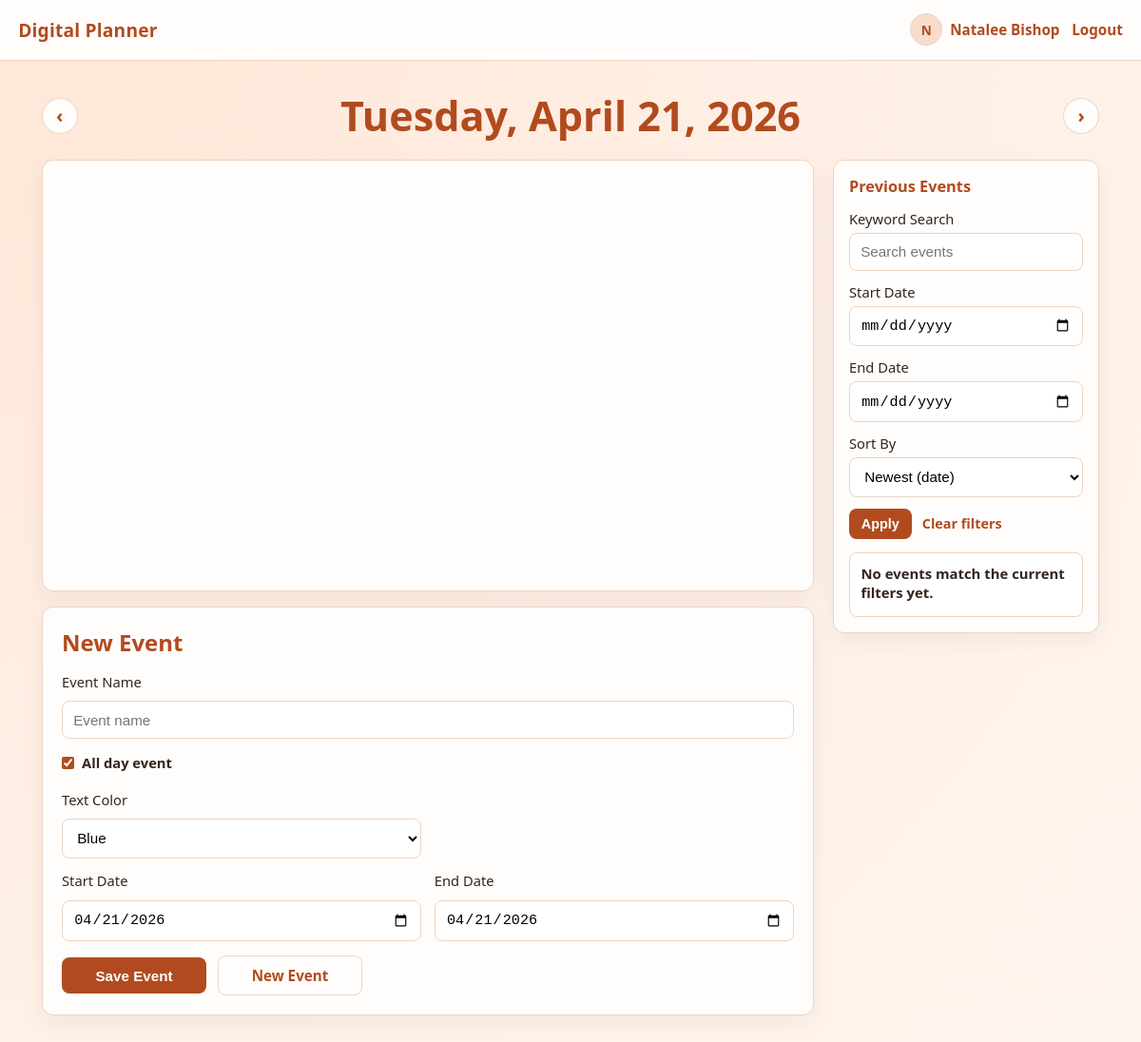
Page /events/new/ (signed in) on the earlier database version.
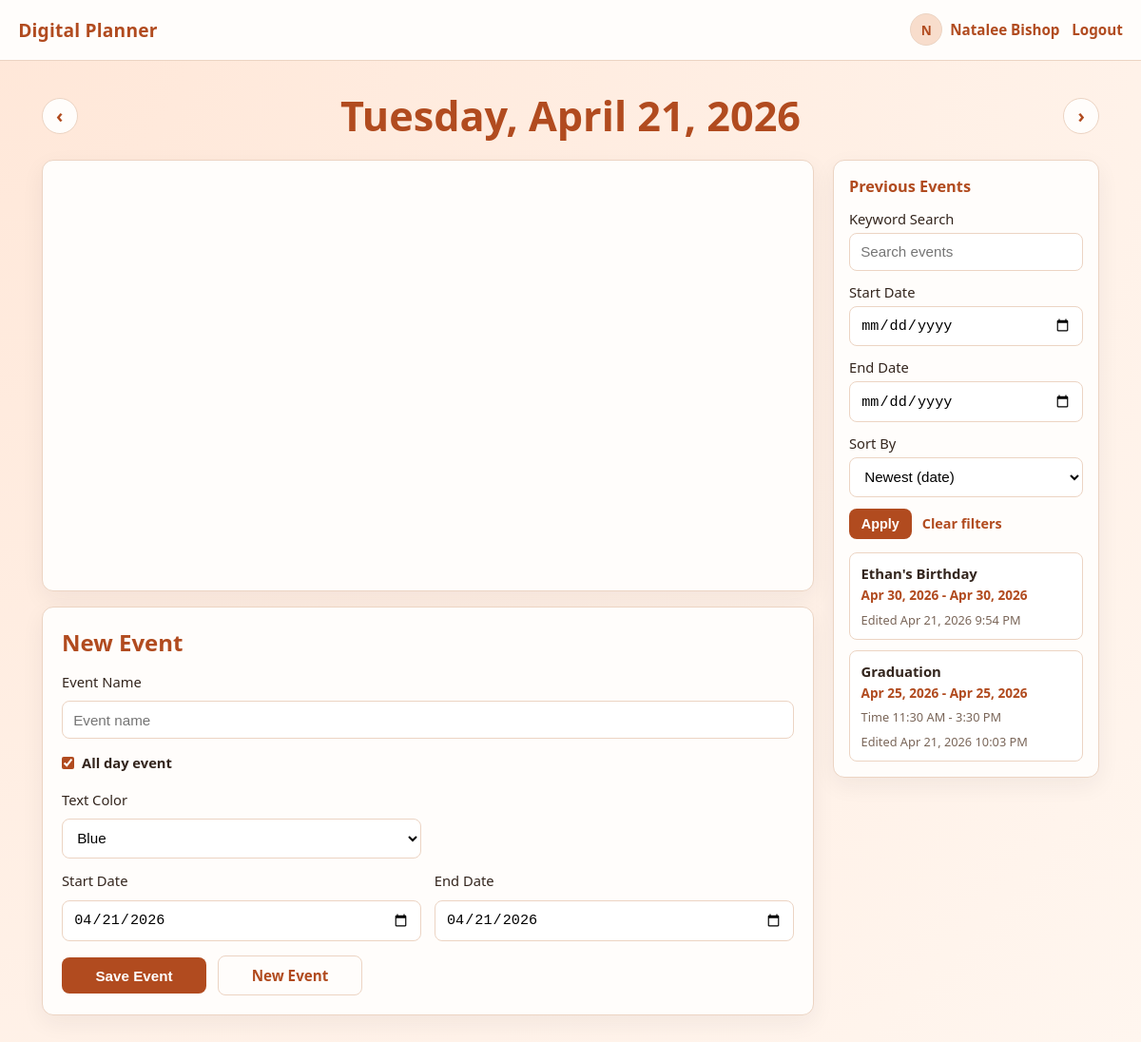
Same page on the later database version.
### planner/models.py (models this page shows, shortened)
class Event(models.Model):
	COLOR_RED = 'red'
	COLOR_BLUE = 'blue'
	COLOR_GREEN = 'green'
	COLOR_BLACK = 'black'
	COLOR_CHOICES = [
		(COLOR_RED, 'Red'),
		(COLOR_BLUE, 'Blue'),
		(COLOR_GREEN, 'Green'),
		(COLOR_BLACK, 'Black'),
	]
	user = models.ForeignKey(User, on_delete=models.CASCADE, related_name='events')
	name = models.CharField(max_length=120)
	color = models.CharField(max_length=10, choices=COLOR_CHOICES, default=COLOR_BLUE)
	is_all_day = models.BooleanField(default=True)
	start_date = models.DateField()
	end_date = models.DateField()
	start_time = models.TimeField(blank=True, null=True)
	end_time = models.TimeField(blank=True, null=True)
	created_at = models.DateTimeField(auto_now_add=True)
	updated_at = models.DateTimeField(auto_now=True)
	class Meta:
		ordering = ['-start_date', '-updated_at', '-created_at']

### planner/views.py (the view)
# urls.py: path('events/new/', views.event_create_view, name='event-create'),
@login_required
def event_create_view(request):
	context = _build_authenticated_context(request.user, 'Add Event')
	_apply_selected_date_context(context, request)
	_apply_sort_filter_context(context, request)
	event_filter_query = _build_event_filter_query(request)
	selected_event = None
	selected_event_id = request.GET.get('event', '').strip()
	if selected_event_id:
		try:
			selected_event = Event.objects.get(pk=selected_event_id, user=request.user)
		except (Event.DoesNotExist, ValueError):
			raise Http404('Event not found.')
	if request.method == 'POST':
		posted_event_id = request.POST.get('event_id', '').strip()
		if posted_event_id:
			try:
				selected_event = Event.objects.get(pk=posted_event_id, user=request.user)
			except (Event.DoesNotExist, ValueError):
				raise Http404('Event not found.')
		selected_date_value = _parse_optional_date(request.POST.get('selected_date', '')) or date.today()
		if request.POST.get('action') == 'delete':
			if selected_event:
				selected_event.delete()
			redirect_query = {'date': selected_date_value.isoformat()}
			if event_filter_query:
				return redirect(f"{request.path}?{urlencode(redirect_query)}&{event_filter_query}")
			return redirect(f"{request.path}?{urlencode(redirect_query)}")
		event_form = EventForm(request.POST, instance=selected_event)
		if event_form.is_valid():
			event = event_form.save(commit=False)
			event.user = request.user
			event.save()
			redirect_query = {'date': event.start_date.isoformat(), 'event': str(event.pk)}
			if event_filter_query:
				return redirect(f"{request.path}?{urlencode(redirect_query)}&{event_filter_query}")
			return redirect(f"{request.path}?{urlencode(redirect_query)}")
	else:
		selected_date_value = _parse_optional_date(context['selected_date']) or date.today()
		if selected_event:
			event_form = EventForm(instance=selected_event)
		else:
			event_form = EventForm(
				initial={
					'is_all_day': True,
					'start_date': selected_date_value,
					'end_date': selected_date_value,
				}
			)
	context['event_form'] = event_form
	context['events'] = _build_event_list_query(request.user, request)
	context['selected_event'] = selected_event
	context['selected_event_id'] = str(selected_event.pk) if selected_event else ''
	context['event_filter_query'] = event_filter_query
	context['event_calendar_events'] = [
		_serialize_event_for_calendar(
			event,
			f"{request.path}?date={event.start_date.isoformat()}&event={event.pk}{'&' + event_filter_query if event_filter_query else ''}",
		)
		for event in Event.objects.filter(user=request.user)
	]
	return render(request, 'planner/event_create.html', context)

### planner/forms.py (shortened to what this page needs)
class EventForm(forms.ModelForm):
    class Meta:
        model = Event
        fields = ['name', 'color', 'is_all_day', 'start_date', 'end_date', 'start_time', 'end_time']
        widgets = {
            'name': forms.TextInput(attrs={'placeholder': 'Event name'}),
            'is_all_day': forms.CheckboxInput(),
            'start_date': forms.DateInput(attrs={'type': 'date'}),
            'end_date': forms.DateInput(attrs={'type': 'date'}),
            'start_time': forms.TimeInput(attrs={'type': 'time'}),
            'end_time': forms.TimeInput(attrs={'type': 'time'}),
        }

### planner/views.py (called while the page is built)
def _get_or_create_profile(user):
	profile, _ = UserProfile.objects.get_or_create(user=user)
	return profile

def _get_user_display_name(user):
	full_name = user.get_full_name().strip()
	if full_name:
		return full_name
	if user.first_name:
		return user.first_name
	return user.email

def _get_user_avatar_initial(user):
	display_name = _get_user_display_name(user)
	return display_name[:1].upper() if display_name else ''

def _parse_optional_date(value):
	if not value:
		return None
	try:
		return datetime.strptime(value, '%Y-%m-%d').date()
	except ValueError:
		return None

### planner/templates/planner/event_create.html (shortened to what the changed rows need)
{% extends 'planner/base.html' %}
{% block content %}
<link href="https://cdn.jsdelivr.net/npm/fullcalendar@6.1.15/index.global.min.css" rel="stylesheet">
<div class="content-shell">
    <div class="object-page-date-nav" aria-label="Date navigation">
        <h2 class="object-page-date">{{ selected_date_display }}</h2>
    </div>
    <div class="object-page-layout">
        <section class="event-main" aria-label="Event calendar and editor">
            <div class="card event-editor-card">
                <form method="post" class="event-form">
                    <div class="event-header">
                        <h2>
                            {% if selected_event %}
                            Edit Event
                            {% else %}
                            New Event
                            {% endif %}
                        </h2>
                    </div>
                </form>
            </div>
        </section>
        <aside class="object-sidebar" aria-label="Previous events and filters">
            <div class="card">
                <ul class="history-list" aria-label="Filtered event list">
                    {% for event in events %}
                    <li
                        class="history-item{% if selected_event and selected_event.pk == event.pk %} is-selected{% endif %}">
                        <a class="history-link"
                            href="{% url 'event-create' %}?date={{ event.start_date|date:'Y-m-d' }}&event={{ event.pk }}{% if event_filter_query %}&{{ event_filter_query }}{% endif %}">
                            <p class="history-item-name">{{ event.name }}</p>
                            <p class="history-item-date">{{ event.start_date|date:"M j, Y" }} -
                                {{ event.end_date|date:"M j, Y" }}</p>
                            {% if not event.is_all_day and event.start_time and event.end_time %}
                            <p class="history-item-meta">Time {{ event.start_time|time:"g:i A" }} -
                                {{ event.end_time|time:"g:i A" }}</p>
                            {% endif %}
                            <p class="history-item-meta">Edited {{ event.updated_at|date:"M j, Y g:i A" }}</p>
                        </a>
                    </li>
                    {% empty %}
                    <li class="history-item">
                        <div class="history-link">
                            <p class="history-item-name">No events match the current filters yet.</p>
                        </div>
                    </li>
                    {% endfor %}
                </ul>
            </div>
        </aside>
    </div>
</div>
{% endblock %}

Differences in the rows shown:
added Event: name "Ethan's Birthday", start_date "Apr 30, 2026", end_date "Apr 30, 2026", updated_at "Apr 21, 2026 9:54 PM"
added Event: name "Graduation", start_date "Apr 25, 2026", end_date "Apr 25, 2026", start_time "11:30 AM", end_time "3:30 PM", updated_at "Apr 21, 2026 10:03 PM"
Other differences:
text no longer shown: "No events match the current filters yet."
